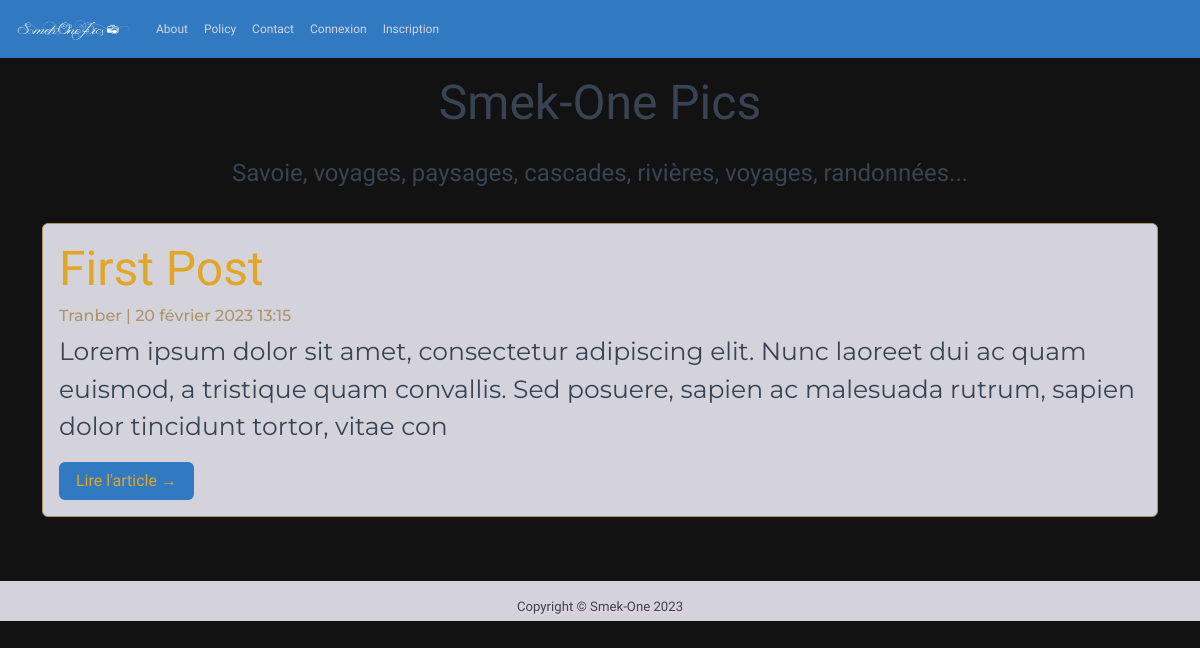
The page / on the database its author committed.
### blog/models.py (models this page shows, shortened)
class Post(models.Model):
    title = models.CharField(max_length=200, unique=True)
    slug = models.SlugField(max_length=200, unique=True)
    author = models.ForeignKey(User, on_delete=models.CASCADE, related_name='blog_posts')
    updated_on = models.DateTimeField(auto_now=True)
    image1 = models.ImageField(upload_to="uploads/", null=True, blank=True)
    content = models.TextField(max_length=200)
    image2 = models.ImageField(upload_to="uploads/", null=True, blank=True)
    image3 = models.ImageField(upload_to="uploads/", null=True, blank=True)
    content2 = models.TextField(blank=True, max_length=200)
    image4 = models.ImageField(upload_to="uploads/", null=True, blank=True)
    image5 = models.ImageField(upload_to="uploads/", null=True, blank=True)
    created_on = models.DateTimeField(auto_now_add=True)
    status = models.IntegerField(choices=STATUS, default=0)
    class Meta:
        ordering = ['-created_on']

### blog/views.py (the view)
# urls.py: path('', views.PostList.as_view(), name='home'),
class PostList(generic.ListView):
    queryset = Post.objects.filter(status=1).order_by('-created_on')
    template_name = 'index.html'

### blog/templates/index.html (shortened to what this page needs)
{% extends "base.html" %}
{% load static %}
{% block content %}
<header class="masthead">
    <div class="container">
        <div class="row">
            <div class="col-md-12 text-center">
                <div class="site-heading">
                    <h2 class=" site-heading my-4 mt-3"> Smek-One Pics</h2>
                    <p class="fs-5">Savoie, voyages, paysages, cascades, rivières, voyages, randonnées...</p>
                </div>
            </div>
        </div>
    </div>
</header>
<div class="container">
    <div class="row">
        <div class="col-md-12 mt-3 center">
            {% for post in post_list %}
            <div class="card mb-4 border-black">
                <div class="card-body">
                    <h2 class="card-title">{{ post.title }}</h2>
                    <p class="card-text muted h6">{{ post.author }} | {{ post.created_on}} </p>
                    <p class="card-text">{{post.content|slice:":200" }}</p>
                    <a href="{% url 'post_detail' post.slug  %}" class="btn">Lire l'article &rarr;</a>
                </div>
            </div>
            {% endfor %}
        </div>
    </div>
</div>
{%endblock%}

### blog/static/css/style.css (style rules this page uses)
.base { background: url("/static/media/bg.jpeg") no-repeat; background-size: cover; font-family: 'Mynerve', cursive; }
body { position: relative; }
h2 { color: #384454 !important; }
p { color: #384454; }
.card { background: #D4D3DC !important; color: #384454 !important; border: 1px solid #AD956B !important; }
.card-title { color: #E1A624 !important; }
.card-text { color: #384454 !important; font-size: 25px; font-family: 'Montserrat', sans-serif; }
.muted { color: #AD956B !important; }
.btn { color: #E1A624 !important; background: #317AC1 !important; }

### rows shown on the page
Post: title "First Post", author "Tranber", created_on "20 février 2023 13:15", content "Lorem ipsum dolor sit amet, consectetur adipiscing elit. Nunc laoreet dui ac quam euismod, a tristique quam convallis. Sed posuere, sapien ac malesuada rutrum, sapien dolor tincidunt tortor, vitae con"
